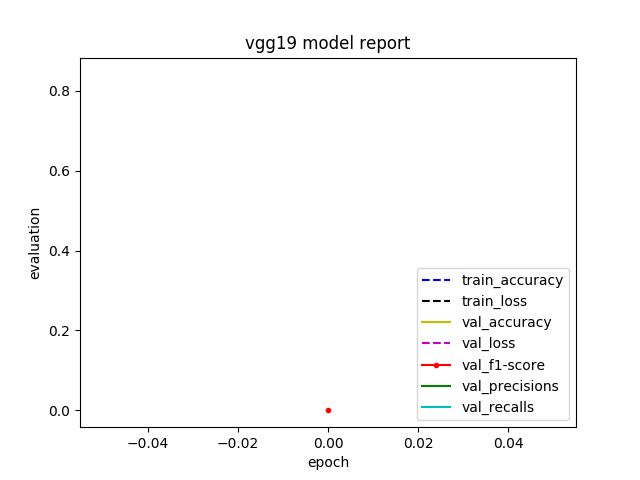

This figure's Python source:
import keras
import argparse
import time
from matplotlib import pyplot as plt
import numpy as np
from PIL import Image
from matplotlib import pyplot as plt
from keras.utils.vis_utils import plot_model
from keras.applications.vgg19 import VGG19
from keras.preprocessing.image import ImageDataGenerator, img_to_array
from keras.preprocessing.image import ImageDataGenerator
from keras.layers.normalization import BatchNormalization
from keras.layers import Conv2D, Dense, Input, add, Activation, GlobalAveragePooling2D
from keras.callbacks import LearningRateScheduler, TensorBoard, ModelCheckpoint
from keras.models import Model
from keras import optimizers, regularizers
from keras import backend as K
from sklearn.model_selection import StratifiedKFold
from keras.callbacks import LearningRateScheduler, TensorBoard, ModelCheckpoint, Callback
from sklearn.metrics import roc_auc_score, accuracy_score, recall_score, roc_curve, auc, confusion_matrix, \
    average_precision_score, classification_report, f1_score, precision_score, classification_report

# set GPU memory
if ('tensorflow' == K.backend()):
    import tensorflow as tf
    from keras.backend.tensorflow_backend import set_session

    config = tf.ConfigProto()
    config.gpu_options.allow_growth = True
    sess = tf.Session(config=config)

# set parameters via parser
parser = argparse.ArgumentParser()
parser.add_argument('-b', '--batch_size', type=int, default=8, metavar='NUMBER',
                    help='batch size(default: 128)')
parser.add_argument('-e', '--epochs', type=int, default=100, metavar='NUMBER',
                    help='epochs(default: 200)') 
parser.add_argument('-d', '--dataset', type=str, default="Pathological Images", metavar='STRING',
                    help='dataset. (default: cifar10)')

args = parser.parse_args()
 
num_classes = 2
img_rows, img_cols = 768, 768
img_channels = 3
batch_size = args.batch_size
epochs = args.epochs
iterations = 68 // batch_size + 1
weight_decay = 1e-4


def scheduler(epoch):
    if epoch <30:
        return 0.001
    if epoch < 100:
        return 0.0001
    return 0.00001


def load_imagedata():
    none_av_number = [1, 15, 24, 29, 30, 31, 36, 41, 48, 49, 53, 54, 58, 60, 63, 64, 66, 68, 70, 90, 97, 98, 102]
    av_positive_number = [2, 25, 28, 42, 79, 81, 83, 84, 87, 88, 93, 101, 103]
    image, label = [], []
    i = 0
    p = 0
    x = (1024 - 768) / 2
    y = 0
    w = (1024 - 768) / 2 + 768
    h = 768
    while i < 104:
        if i + 1 not in none_av_number:
            img = Image.open('/home/admin301/chengmx/images/Figure' + '{0:0>3}'.format(i + 1) + '.JPG')
            img = img_to_array(img.crop((x, y, w, h)))
            image.append(img)
            if i + 1 in av_positive_number:
                label.append(1)
            else:
                label.append(0)
            print('i+1:', i + 1, 'p:', p, 'label:', label[-1])
            p += 1
        i += 1
    print('length of av_images', len(image))
    return image, label

def over_sampling(x_train, x_label):
    train, label, label_count, index_label = [], [], [], []
    for i in range(0, 3):
        if i in x_label:
            for z in range(0, len(x_label)):
                if x_label[z] == i:
                    index_label.append(z)
            label_count.append(x_label.count(i))
    m = label_count.index(max(label_count))
    x_label.sort()
    for i in range(0, len(label_count)):
        n = x_label.index(i)
        if i != m:
            rannum = np.random.randint(100, size=label_count[m]) % label_count[i]
            for j in rannum:
                train.append(x_train[index_label[n + j]])
                label.append(i)
        else:
            for z in range(0, max(label_count)):
                train.append(x_train[index_label[n + z]])
                label.append(i)
    return (train, label)


class Metric(Callback):
    def on_train_begin(self, logs={}):
        self.val_f1s = []
        self.val_recalls = []
        self.val_precisions = []
        self.acc_score = []
        

    def on_epoch_end(self, epoch, logs={}):
        if (self.validation_data):
            # print('shape of self.validation_data:',self.validation_data[1])
            val_predict = self.model.predict(self.validation_data[0])
            # val_predict = np.round(np.asarray(self.model.predict(self.validation_data[0])))
            print('length of val_predict:', len(val_predict))
            # self.model.predict(self.validation_data[0])
            # val_predict=(np.asarray(self.model.predict(self.model.validation_data[0]))).round(),average='micro'
            val_targ = self.validation_data[1]
            print('length of val_truth:', len(val_targ))
            _val_acc_score = accuracy_score(np.argmax(val_targ, axis=1), np.argmax(val_predict, axis=1))
            _val_f1 = f1_score(np.argmax(val_targ, axis=1), np.argmax(val_predict, axis=1))
            _val_recall = recall_score(np.argmax(val_targ, axis=1), np.argmax(val_predict, axis=1))
            _val_precision = precision_score(np.argmax(val_targ, axis=1), np.argmax(val_predict, axis=1))
            self.acc_score.append(_val_acc_score)
            self.val_f1s.append(_val_f1)
            self.val_recalls.append(_val_recall)
            self.val_precisions.append(_val_precision)
            print('_val_acc_score: %.4f--val_f1: %.4f --val_precision: %.4f --val_recall: %.4f' % (
                _val_acc_score, _val_f1, _val_precision, _val_recall))
            print('confusion_matrix:\n', confusion_matrix(np.argmax(val_targ, axis=1), np.argmax(val_predict, axis=1)))
            target_names = ['class 0', 'class 1']
            print(classification_report(np.argmax(val_targ, axis=1), np.argmax(val_predict, axis=1),
                                        target_names=target_names))
            return
            
def customed_loss(y_true, y_pred):
    yprediction = tf.nn.softmax(y_pred)
    coe = tf.constant([1.0, 5.3])
    y_coe = y_true * coe
    loss = -tf.reduce_mean(y_coe * tf.log(yprediction))
    return loss


if __name__ == '__main__':

    print("========================================")
    print("MODEL: VGG19")
    print("BATCH SIZE: {:3d}".format(batch_size))
    print("WEIGHT DECAY: {:.4f}".format(weight_decay))
    print("EPOCHS: {:3d}".format(epochs))
    print("DATASET: {:}".format(args.dataset))
    print("== DONE! ==\n== BUILD MODEL... ==")
    # build network
    base_model=VGG19(weights=None,include_top=True,input_shape=(img_rows, img_cols, img_channels),classes=2)    
    vgg19 = Model(inputs=[base_model.input], outputs=[base_model.output])    

    # print model architecture if you need.
    #plot_model(vgg19,to_file='./av_train_record/vgg19.png',show_shapes=True)
    #print(vgg19.summary())
    print("== LOADING DATA... ==")
    # load data
    num_classes = 2
    images, labels = load_imagedata()
    cvscores, label = [], []
    sfolder = StratifiedKFold(n_splits=3, random_state=0, shuffle=False)
    for train, test in sfolder.split(images, labels):
        print('Train: %s \n test: %s' % (train, test))
        print(" ")
        print("over_sampling: ")
        # over_sampling
        #(train, label) = over_sampling(train, (np.array(labels)[train].tolist()))
        print('length of the train_images:', len(train), 'length of the train_labels:', len(label))
        print('Train: %s \n label: %s' % (train, label))
        print(" ")
        x_train = np.array(images)[train]
        y_train = np.array(labels)[train]
        x_test = np.array(images)[test]
        y_test = np.array(labels)[test]

        y_train = keras.utils.to_categorical(y_train, num_classes)
        y_test = keras.utils.to_categorical(y_test, num_classes)
        x_train = x_train.astype('float32')
        x_test = x_test.astype('float32')

        print("== DONE! ==\n== COLOR PREPROCESSING... ==")
        # color preprocessing
        x_train /= 255
        x_test /= 255

        metrics = Metric()
        # set optimizer
        sgd = optimizers.SGD(lr=.1, momentum=0.9, nesterov=True)
        #vgg19.compile(loss='categorical_crossentropy', optimizer=sgd, metrics=['accuracy', precision, recall, f1score])
        vgg19.compile(loss='categorical_crossentropy', optimizer=sgd, metrics=['accuracy'])
        #vgg19.compile(loss=customed_loss, optimizer=sgd, metrics=['accuracy'])
        # set callback, write_images=1
        #cbks = [TensorBoard(log_dir='./av_train_record/av_vgg19_{}/'.format(args.dataset),histogram_freq=1),LearningRateScheduler(scheduler)]   
        cbks = [metrics, TensorBoard(log_dir='./vgg19_train_record/vgg19/',    histogram_freq=1),                LearningRateScheduler(scheduler)]

        # dump checkpoint if you need.(add it to cbks)
        # ModelCheckpoint('./checkpoint-{epoch}.h5', save_best_only=False, mode='auto', period=10)

        # set data augmentation
        print("== USING REAL-TIME DATA AUGMENTATION, START TRAIN... ==")
        datagen = ImageDataGenerator(horizontal_flip=True, vertical_flip=True)

        datagen.fit(x_train)

        # start training
        history = vgg19.fit_generator(datagen.flow(x_train, y_train, batch_size=batch_size),
                                       steps_per_epoch=iterations,
                                       epochs=epochs,
                                       callbacks=cbks,
                                       validation_data=(x_test, y_test))
        # Predict the value from the validation dataset
        y_pred = vgg19.predict(x_test)
        # Convert predictions classes to one hot vectors
        y_pred_label = np.argmax(y_pred, axis=1)
        # Convert validation observations to one hot vectors
        y_true_label = np.argmax(y_test, axis=1)

        print('AUC1 :', roc_auc_score(y_true_label, y_pred_label))
        print('AUC2 :', roc_auc_score(y_test, y_pred))
        # compute the confusion matrix
        confusion_mtx = confusion_matrix(y_true_label, y_pred_label)
        # plot the confusion matrix
        print('y_true_label:', y_true_label)
        print('y_pred_label:', y_pred_label)
        print('confusion_matrix:\n', confusion_mtx)
        '''
        history.history['val_f1score']=metrics.val_f1s
        history.history['val_recall']=metrics.val_recalls
        history.history['val_precision']=metrics.val_precisions
        plt.plot(history.history['acc'],'b--')
        plt.plot(history.history['val_acc'],'y-')
        
        plt.plot(history.history['val_f1score'],'r.-')
        plt.plot(history.history['val_recall'],'g-')
        plt.plot(history.history['val_precision'],'c-')
        '''
        plt.plot(history.history['acc'],'b--')
        plt.plot(history.history['loss'],'k--')
        plt.plot(history.history['val_acc'],'y-')
        plt.plot(history.history['val_loss'],'m--')
        plt.plot(metrics.val_f1s,'r.-')
        plt.plot(metrics.val_precisions,'g-')
        plt.plot(metrics.val_recalls,'c-')

        plt.title('vgg19 model report')
        plt.ylabel('evaluation')
        plt.xlabel('epoch')
        plt.legend(['train_accuracy','train_loss', 'val_accuracy','val_loss','val_f1-score','val_precisions','val_recalls'], loc='lower right')
        plt.savefig('./vgg19.png')
        #plt.show()
        print('\n')
        print()
        print (time.strftime('%Y-%m-%d %H:%M:%S',time.localtime()))
        print('The current running python file is:vgg19.py,83:21,validation_data=(x_test, y_test),batchsize=8,epochs=150,categorical_crossentropy ,sgd')
        print('\n')       
        # evaluate the model
        scores = vgg19.evaluate(x_test, y_test, verbose=0)
        vgg19.save('./vgg19_train_record/vgg19.h5')
        print("%s: %.2f%%" % (vgg19.metrics_names[1], scores[1] * 100))
        cvscores.append(scores[1] * 100)
        print("%.2f%% (+/- %.2f%%)" % (np.mean(cvscores), np.std(cvscores)))
        break